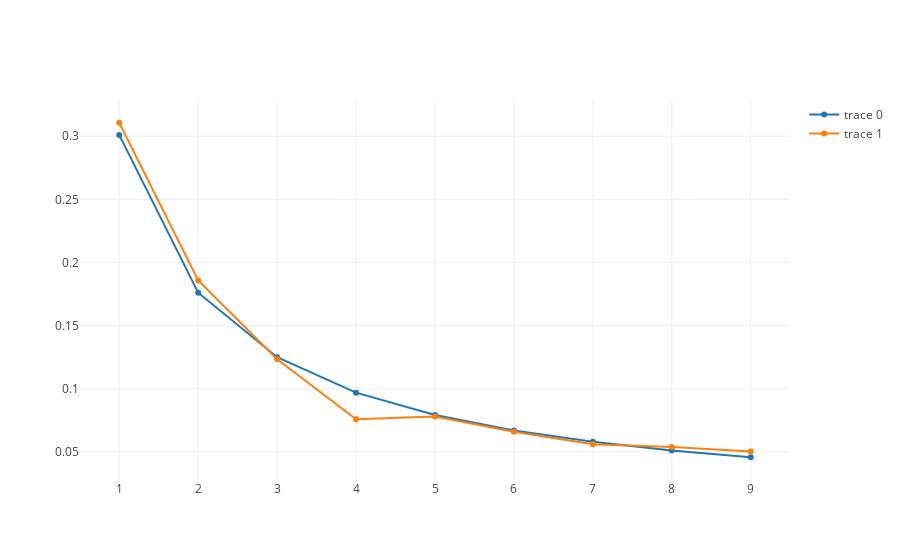

This figure's notebook cell:
### Code cell
import plotly

plotly.offline.init_notebook_mode(connected=True)
Benfords_Law = {'type': 'scatter', 'x': list(range(1, 10)), 'y': benfords_law}
Valeant = {'type': 'scatter', 'x': list(range(1, 10)), 'y': frequencies(benford_valeant)}


plotly.offline.iplot([Benfords_Law, Valeant])

### Figure 1 — Plotly figure (JSON) as saved in the notebook; plotly's stock layout.template omitted (floating-point values rounded to 4 significant figures)
{"data": [{"type": "scatter", "uid": "4ce4e95f-8680-4acb-85e7-911e531553d5", "x": [1, 2, 3, 4, 5, 6, 7, 8, 9], "y": [0.301, 0.1761, 0.1249, 0.09691, 0.07918, 0.06695, 0.05799, 0.05115, 0.04576]}, {"type": "scatter", "uid": "1d332797-1156-46eb-8804-57aed6936ae2", "x": [1, 2, 3, 4, 5, 6, 7, 8, 9], "y": [0.3106, 0.1858, 0.1234, 0.07589, 0.07801, 0.06596, 0.05603, 0.0539, 0.05035]}], "layout": {}}
